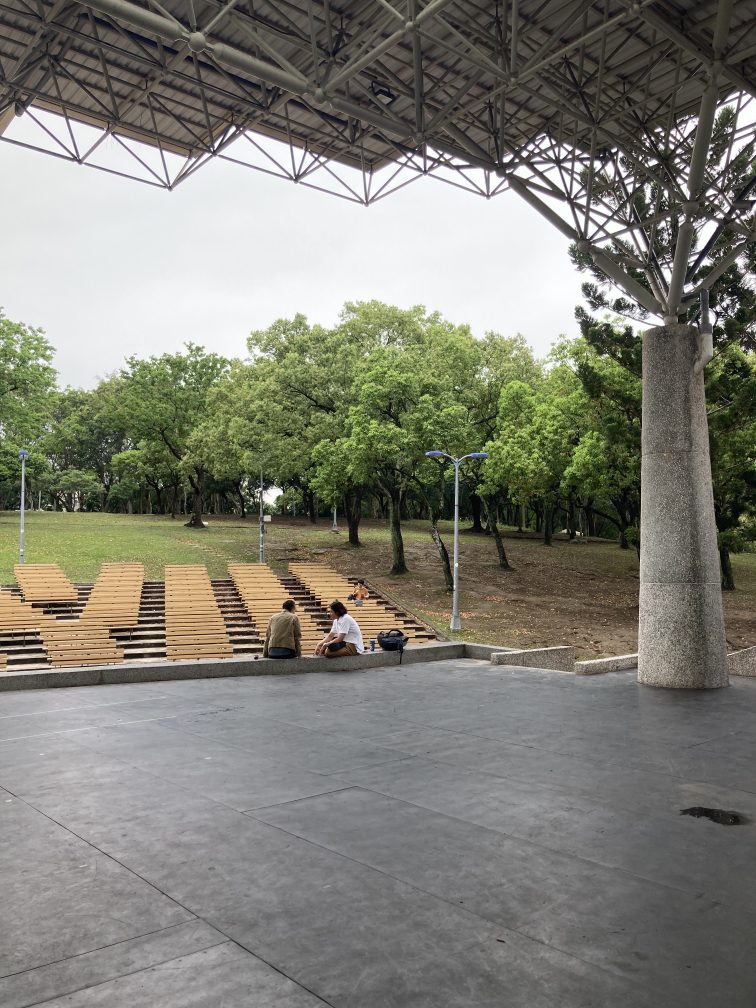
#> input picture data/DaAn/IMG_0489.jpg, 3024 x 4032 px (shown at 1/4 size); its folder holds only this picture in this run
$ python main.py   (older library calls are emulated)
#> lines starting #> are read from the running program, lines starting #| are printed output that depends on the picture
### utils.py
import os
import cv2
import numpy as np
import matplotlib.pyplot as plt
from options import args

opt_dir = args.out_dir

# Load input images
def read_files(dir_name):
#> called with dir_name = './data/DaAn'
    images = []
    for filename in np.sort(os.listdir(dir_name)):
        if os.path.splitext(filename)[1] in ['.png', '.jpg', '.JPG', '.PNG']: # Only read png or jpg files
            img = cv2.imread(os.path.join(dir_name, filename))
#> img is the input picture: shape (4032, 3024, 3); mean B, G, R 116.3, 126.3, 126.9
            if img.shape[1] > 600:
                rate = img.shape[1] / 600
#> rate = 5.04
                img = cv2.resize(img, (int(img.shape[1] / rate), int(img.shape[0] / rate)))
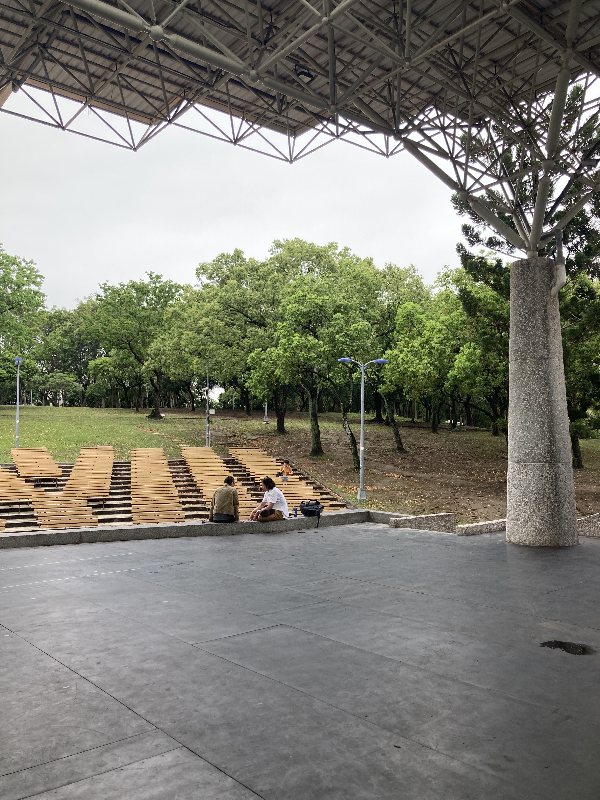
#> img: shape (800, 600, 3); mean B, G, R 116.1, 126.2, 126.8
            images.append(img)
    return images

# A measure of the distance between the camera lens and the image sensor
def get_focals(dir_name):
    focals = []
    pano_file = args.pano_file
    with open(os.path.join(dir_name, pano_file)) as f:
        all = f.readlines()
        for i in range(len(all)):
            if(i != 0 and all[i - 1] == '\n' and all[i + 1] == '\n'):
                focals.append(float(all[i]))
    return focals

# Plot orientation
def plot_orientation(dx, dy, m, theta):
    fig, ax = plt.subplots(2, 2, figsize=(5, 6))
    ax[0,0].set_title('dx')
    ax[0,0].imshow(dx)
    ax[0,0].axis('off')

    ax[0,1].set_title('dy')
    ax[0,1].imshow(dy)
    ax[0,1].axis('off')

    ax[1,0].set_title('magnitude')
    ax[1,0].imshow(m)
    ax[1,0].axis('off')

    ax[1,1].set_title('theta')
    ax[1,1].imshow(theta, cmap='hsv')
    ax[1,1].axis('off')

    plt.tight_layout()
    fig.savefig(  os.path.join(opt_dir, 'orientation.png') )

# Plot features
def plot_features(im, R, features, corner):
    h, w, c = im.shape

    feature_points = np.copy(im)
    for i in range(len(features)):
        cv2.circle(feature_points, (features[i][1], features[i][0]), radius=1, color=[255, 0, 0], thickness=1, lineType=1)

    fig, ax = plt.subplots(1, 3, figsize=(10, 5))
    ax[0].set_title('Cylinder')
    ax[0].imshow(im)
    ax[0].axis('off')

    ax[1].set_title('Feature Points')
    ax[1].imshow(feature_points)
    ax[1].axis('off')

    ax[2].set_title('R')
    ax[2].imshow(np.log(R), cmap='jet')
    ax[2].set_yticklabels([])
    ax[2].set_xticklabels([])

    # ax[1, 1].set_title('Corners')
    # ax[1, 1].imshow(corner, cmap='gist_gray')

    plt.savefig( os.path.join(opt_dir, 'features.png') )

# Plot matches
# [32 lines left out: function plot_stitching, not called in this run]

### cylindrical.py
import numpy as np
import cv2

def cylinder_warp(image, f):
    # Get image size
    h, w = image.shape[:2]

    # Create output image
    out = np.zeros((h, w, 3), dtype=np.uint8)

    # Define cylinder parameters
    cx, cy = w / 2, h / 2
    r = f

    # Iterate over every pixel in the output image
    for x in range(w):
        for y in range(h):
            if r == 0:
                r += 1e-8
            # Calculate the corresponding point in the input image
            theta = (x - cx) / r
            h_coord = (y - cy) / r
            X = np.sin(theta)
            Y = h_coord
            Z = np.cos(theta)
            x_in = f * X / Z + cx
            y_in = f * Y / Z + cy

            # Interpolate the pixel value at the corresponding point
            if x_in >= 0 and x_in < w and y_in >= 0 and y_in < h:
                out[y, x] = cv2.getRectSubPix(image, (1, 1), (x_in, y_in))

    out = out[:, 8:w-8]

    return out

### detection.py
import cv2
import numpy as np

# Harris Corner Detector
def harris_corner_detector(image, ksize=3, k=0.04, threshold=0.01):
    # Convert image to grayscale
    gray_image = cv2.cvtColor(image, cv2.COLOR_BGR2GRAY)

    # Compute image gradients
    dx = cv2.Sobel(gray_image, cv2.CV_64F, 1, 0, ksize)
    dy = cv2.Sobel(gray_image, cv2.CV_64F, 0, 1, ksize)

    # Compute the products of gradients at each pixel
    dx2 = dx ** 2
    dy2 = dy ** 2
    dxy = dx * dy

    # Compute sums of products of gradients for each pixel
    S_dx2 = cv2.GaussianBlur(dx2, (5, 5), 0)
    S_dy2 = cv2.GaussianBlur(dy2, (5, 5), 0)
    S_dxy = cv2.GaussianBlur(dxy, (5, 5), 0)

    # Compute Harris Corner Detector response R
    det_M = (S_dx2 * S_dy2) - (S_dxy ** 2)
    trace_M = S_dx2 + S_dy2
    R = det_M - (k * (trace_M ** 2))

    # Find the locations of the detected corners
    height, width, _ = image.shape
    corner = np.zeros_like(R, dtype = np.uint8)
    rMax = R.max() * threshold

    # Reduce the corner to find corner locations, window = 5
    features = []
    for i in range(10, height - 10):
        for j in range(10, width - 10):
            if R[i, j] > rMax and R[i, j] == np.max(R[(i - 2):(i + 3), (j - 2):(j + 3)]):
                corner[i, j] = 255
                features.append([i, j])

    return corner, R, dx, dy, dx2, dy2, features

### description.py
import cv2
import numpy as np

def assign_orientation(ix, iy, ix2, iy2):
    m = (ix2 + iy2) ** (1/2)  # magnitude

    theta = np.arctan2(iy,ix) / np.pi * 180
    theta[iy < 0] += 360

    theta_bin = theta // 45  # divide theta into 8 bins (each 45 theta)

    return m, theta, theta_bin


def get_subpatch_vector(h, w, theta, m):
    vector = [0 for i in range(8)]
    for i in range(h, h + 5):
        for j in range(w, w + 5):
            index = int(theta[i][j])
            index %= 8
            vector[index] += m[i][j]

    return vector


def feature_description(features, m, theta_bin):
    feature_vectors = []

    height, width = theta_bin.shape[:2]
    center = (width/2, height/2)

    for h, w in features: # for each feature
        feature_vector = []
        # rotate theta_bin
        rotate_matrix = cv2.getRotationMatrix2D(center, theta_bin[h,w], 1)
        theta_rotated = cv2.warpAffine(theta_bin[h-10:h+10, w-10:w+10], rotate_matrix, (20, 20))
        m_rotated = cv2.warpAffine(m[h-10:h+10, w-10:w+10], rotate_matrix, (20, 20))
        # patch size 20*20 (subpatch 5*5)
        for i in range(0, 20, 5):
            for j in range(0, 20, 5):
                feature_vector += get_subpatch_vector(i, j, theta_rotated, m_rotated)

        feature_vectors.append(feature_vector)

    return feature_vectors


# [6 lines left out: function simple_descriptor, not called in this run]

### main.py
import cv2
import numpy as np
from tqdm import tqdm
from options import args
import os

from utils import read_files, get_focals, plot_orientation, plot_features, plot_stitching
from detection import harris_corner_detector
from cylindrical import cylinder_warp
from description import assign_orientation, feature_description, simple_descriptor
from matching import feature_matching, ransac
from stitching import image_stitching


dir_name = args.src_dir

# tmp_dir = "./tmp"
# if(not os.path.exists(tmp_dir)):
# 	os.mkdir(tmp_dir)

opt_dir = args.out_dir
if(not os.path.exists(opt_dir)):
    os.mkdir(opt_dir)

# Create a list of input images
images = read_files(dir_name)
#> images = 1 item

# Get focal information
focals = get_focals(dir_name)
#> (reads parrington/pano.txt from the repository)

print('Cylinder Warp')
warp_images = []
for i in tqdm(range(len(images))):
    warp_images.append(cylinder_warp(images[i], focals[i]))
#> this loop made 1 pass
#> (h in cylinder_warp, w in cylinder_warp, cx in cylinder_warp, cy in cylinder_warp) on pass 1: (800, 600, 300, 400)
#> pass 1, in cylinder_warp, `out = out[:, 8:w-8]`:
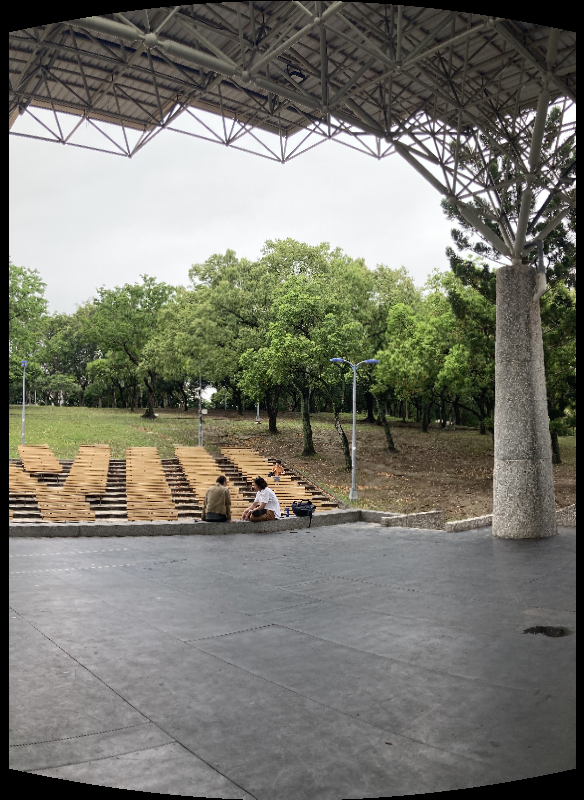
#> out: shape (800, 584, 3); mean of channels 0, 1, 2 110, 119.5, 120; drawn as B, G, R
#> after the loop, warp_images = 1 item
    # cv2.imwrite(tmp_dir + '/warp' + str(i) + '.png', warp_images[i])

print('\nFeature Detection & Feature Description')
image_corners = []
R = []
image_features = []
descriptions = []
for i in tqdm(range(len(warp_images))):
    corner, r, dx, dy, dx2, dy2, features = harris_corner_detector(warp_images[i], ksize=3, k=0.04, threshold=args.t)

    # Use descriptor in SIFT
    if args.nosift == False:
        m, theta, theta_bin = assign_orientation(dx, dy, dx2, dy2)

        # Plot features and orientation
        if i == 0 and args.plot == True:
            plot_features(warp_images[i], r, features, corner)
            plot_orientation(dx, dy, m, theta)

        feature_vectors = feature_description(features, m, theta_bin)
    # Use simplest descriptor
    else:
        feature_vectors = simple_descriptor(warp_images[i], features)

    descriptions.append(feature_vectors)
    image_features.append(features)
    image_corners.append(corner)
    R.append(r)
#> this loop made 1 pass
#> (rMax in harris_corner_detector, h in plot_features, w in plot_features, c in plot_features, center in feature_description) on pass 1: (460107167.1, 800, 584, 3, (292, 400))
#> pass 1, in harris_corner_detector, `gray_image = cv2.cvtColor(image, cv2.COLOR_BGR2GRAY)`:
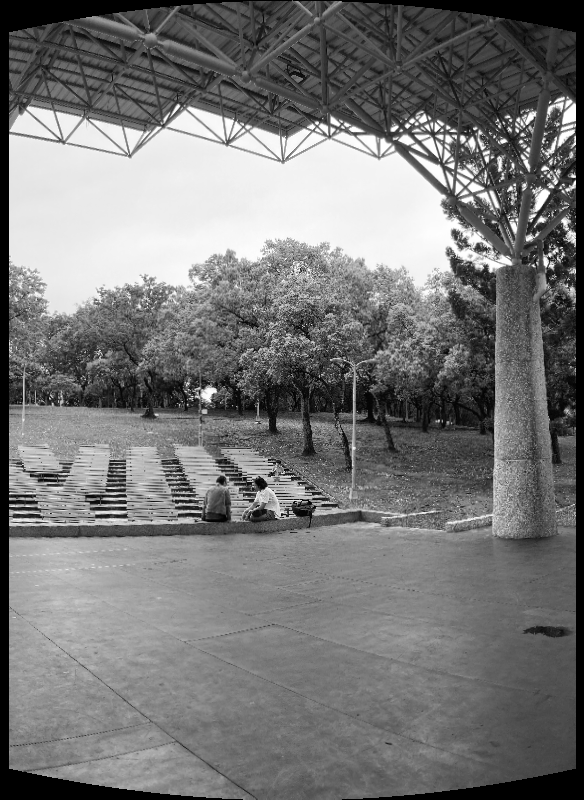
#> gray_image: shape (800, 584); min 0, max 255, mean 118.6
#> pass 1, in harris_corner_detector, `dy = cv2.Sobel(gray_image, cv2.CV_64F, 0, 1, ksize)`:
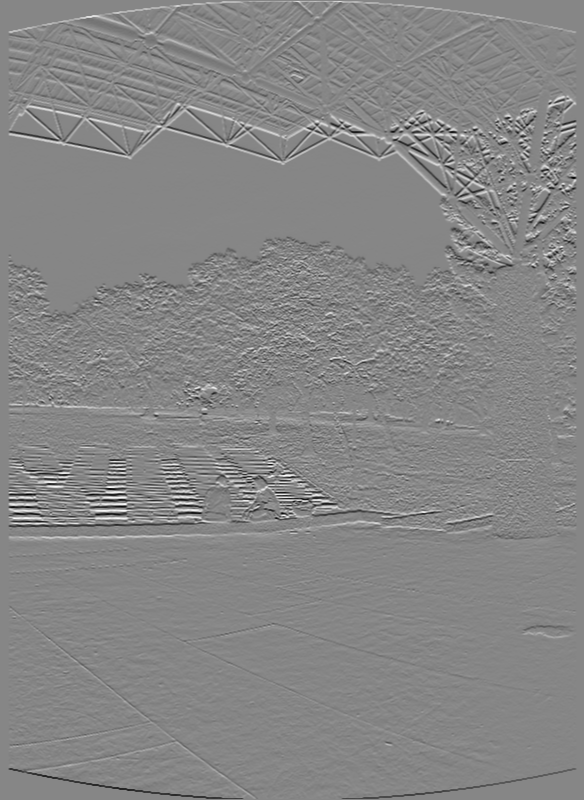
#> dy: shape (800, 584) float64; min -897, max 806, mean 0.1; drawn with min black and max white
#> pass 1, in harris_corner_detector, `dx2 = dx ** 2`:
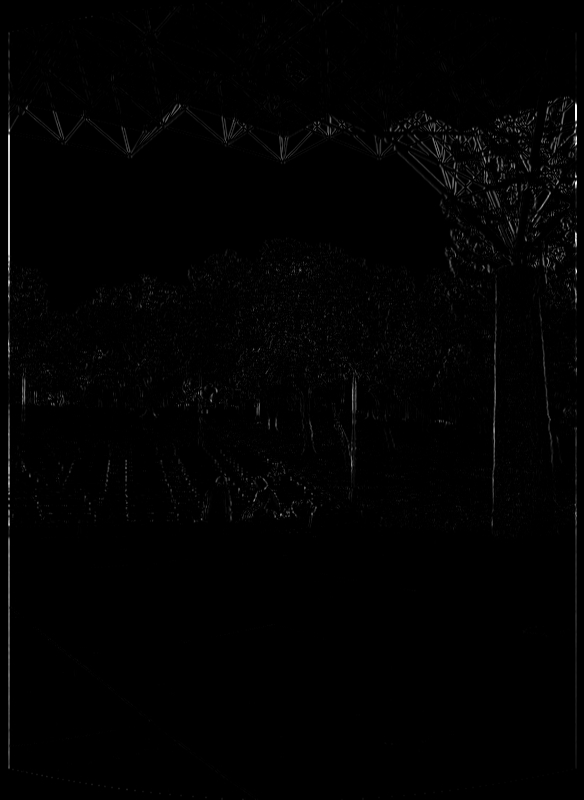
#> dx2: shape (800, 584) float64; min 0, max 1028196, mean 8843.4; drawn with min black and max white
#> pass 1, in plot_features, `plt.savefig( os.path.join(opt_dir, 'features.png') )`:
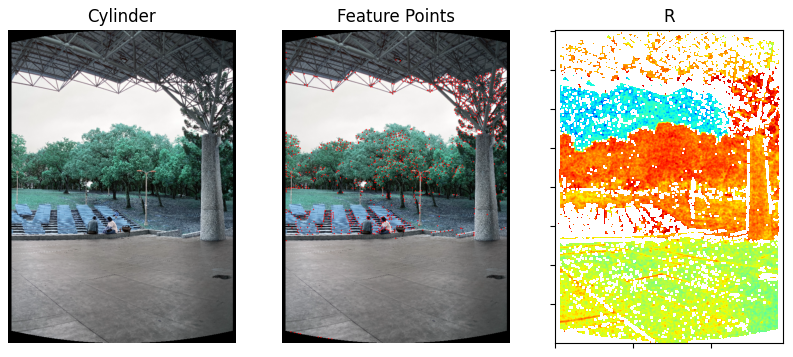
#> figure drawn by matplotlib, 3 panels
#> pass 1, in plot_orientation, `fig.savefig(  os.path.join(opt_dir, 'orientation.png') )`:
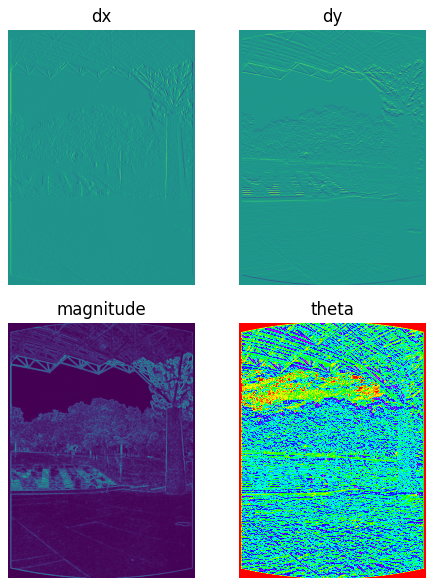
#> figure drawn by matplotlib, 4 panels
    # cv2.imwrite(tmp_dir + '/harris'+str(i)+'.png', image_corners[i])

print("\nFeature Matching & Image Stitching")
drift  = 0
for i in tqdm((range(len(warp_images) - 1))):
    img1_des = descriptions[i]
    img2_des = descriptions[i+1]
    img1_fea = image_features[i]
    img2_fea = image_features[i+1]
    matches = feature_matching(img1_des, img2_des, img1_fea, img2_fea)
    shift, inlier_matches = ransac(matches)

    if i == 0:
        result, h = image_stitching(warp_images[i], warp_images[i+1], shift, 0, i)
        # Plot stitching
        if args.plot == True:
            plot_stitching(warp_images[i], warp_images[i+1], inlier_matches, result)
    else:
        result, h = image_stitching(result, warp_images[i+1], shift, h, i)

    drift += shift[0] * np.sign(shift[1])
#> this loop made 0 passes

#> (the run stopped early here; a loop or call above may not have finished)
